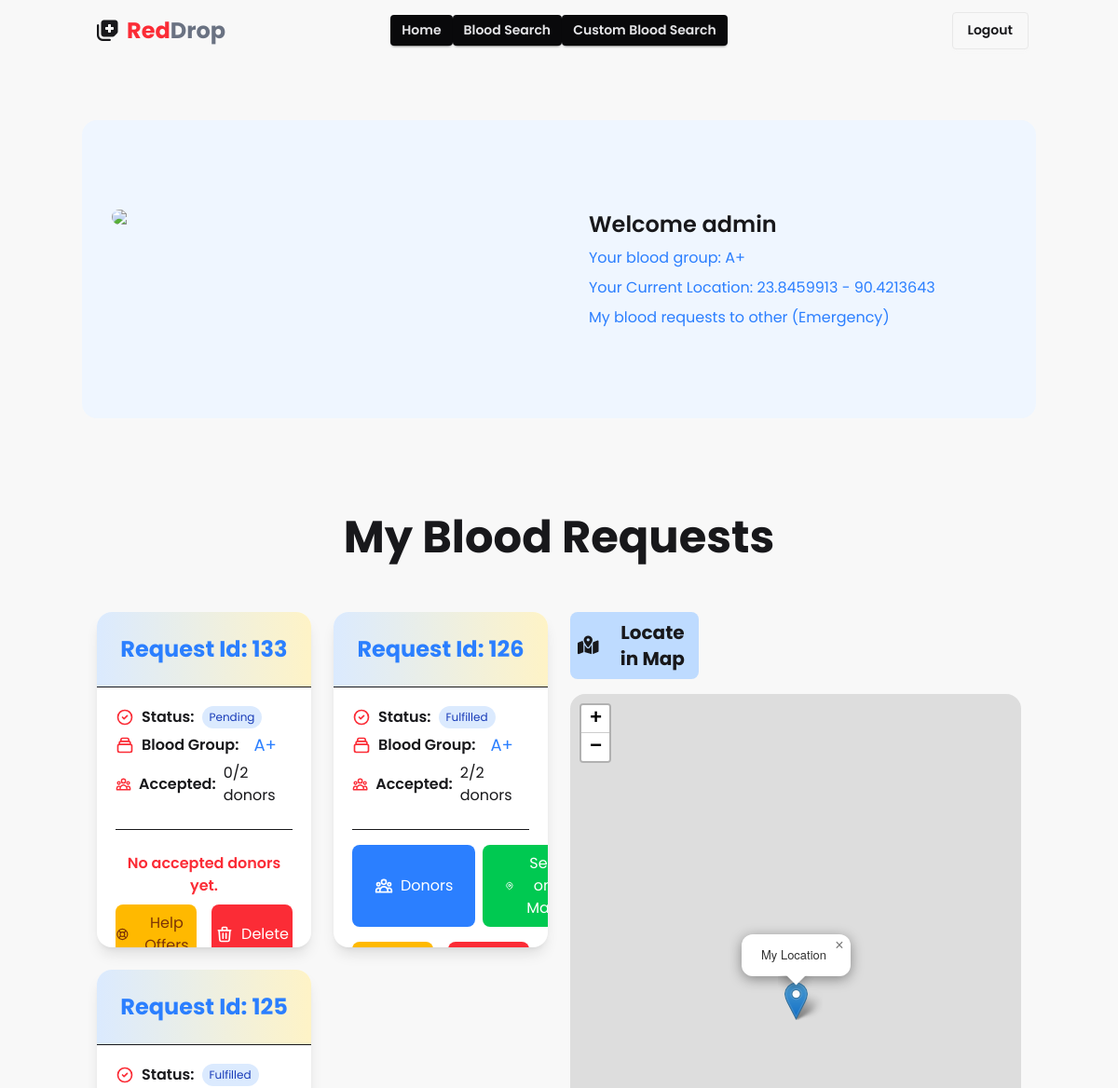
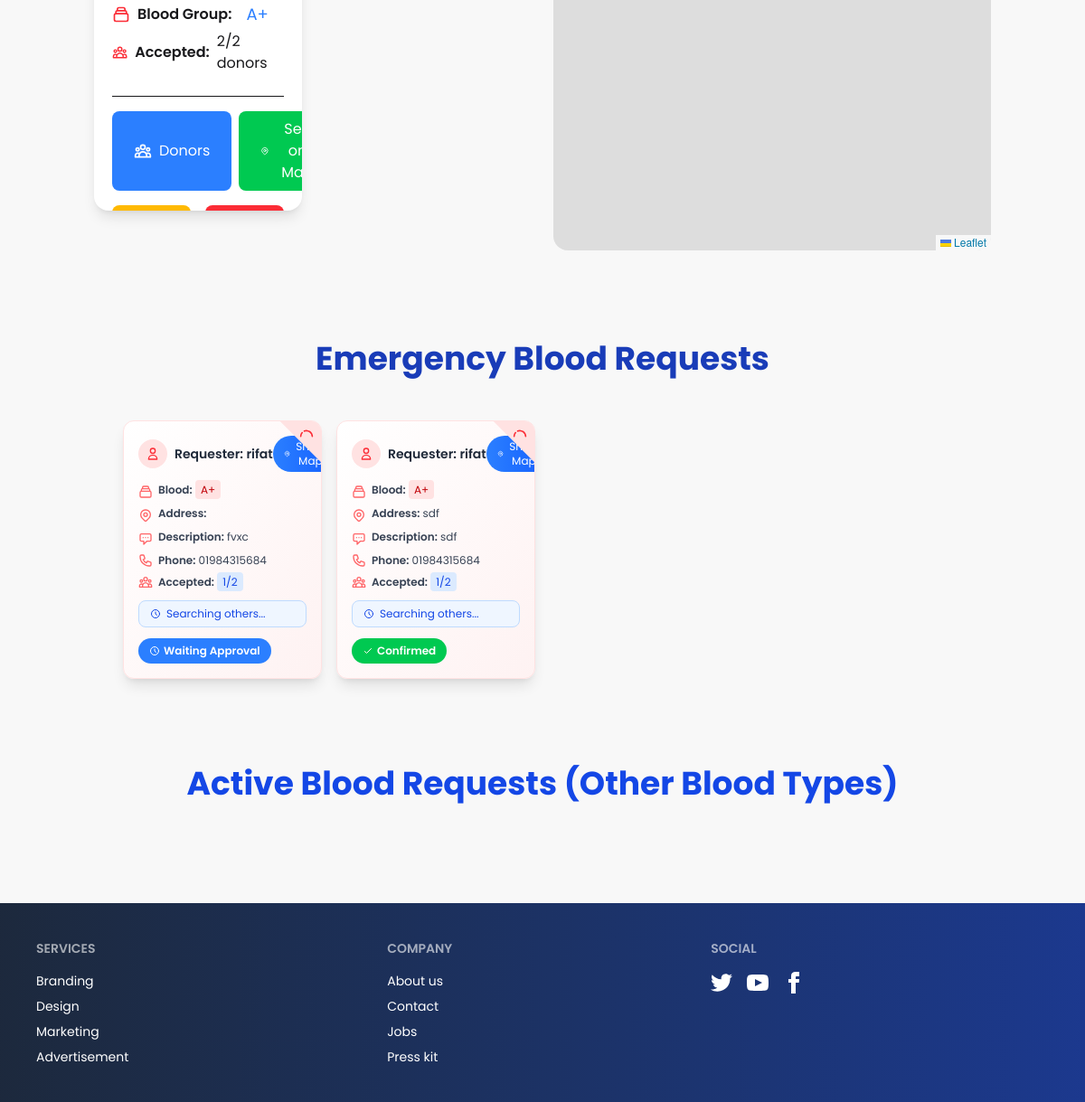
The page /dashboard/ (signed in) on the database its author committed (2 pictures, top to bottom).
### donors/models.py (models this page shows, shortened)
class DonorProfile(models.Model):
    user = models.OneToOneField(User, on_delete=models.CASCADE)
    blood_group = models.CharField(max_length=3, choices=BLOOD_GROUPS)
    phone = models.CharField(max_length=15)
    detailedAddress = models.TextField(null=True , blank=True)
    latitude = models.FloatField(null=True, blank=True)
    longitude = models.FloatField(null=True, blank=True)
    def __str__(self):
        return f"{self.user.username} - {self.blood_group}"

class BloodRequest(models.Model):
    blood_group = models.CharField(max_length=3, choices=BLOOD_GROUPS, blank=True, null=True)
    requester = models.ForeignKey(User, on_delete=models.CASCADE, related_name="requests_sent")
    donors = models.ManyToManyField(User, related_name="requests_received")
    accepted_donors = models.ManyToManyField(User, related_name="accepted_requests", blank=True)
    accepted_count = models.IntegerField(default=0)  # Track accepted donors
    request_ignored_by_donors = models.ManyToManyField(User, related_name="ignored_donors", blank=True)
    rejected_donors_by_requester = models.ManyToManyField(User, related_name="rejected_donor_request", blank=True)
    final_donors = models.ManyToManyField(User, related_name="final_donors", blank=True)
    status = models.CharField(max_length=10, null=True, blank=True)
    created_at = models.DateTimeField(auto_now_add=True, null=True, blank=True)
    total_accepted = models.IntegerField(null=True, blank=True, default=0)
    detail_address = models.CharField(max_length=100, null=True, blank=True)
    description = models.TextField(null=True, blank=True)

### donors/views.py (the view)
# urls.py: path("dashboard/", views.dashboard, name="dashboard"),
def dashboard(request):
    if not request.user.is_authenticated:
        return redirect('login')
    my_requests_for_blood = BloodRequest.objects.filter(requester=request.user).order_by("-created_at")
    active_requests_myGroup = BloodRequest.objects.filter(blood_group=request.user.donorprofile.blood_group, donors__in=[request.user]).exclude(requester=request.user).order_by("-created_at")
    active_requests_otherGroup = BloodRequest.objects.filter(status="Pending").exclude(Q(requester=request.user) | Q(blood_group=request.user.donorprofile.blood_group)).order_by("-created_at")
    requester_id =  request.user.id
    requester = get_object_or_404(DonorProfile, user_id=requester_id)
    print(requester)
    help_post = HelpRequester.objects.filter(requester = requester).order_by("-created_at")
    if help_post:
        for post in help_post:
            print(post.id)
    else:
        print("No help post found")
    context = {
        "my_requests_for_blood": my_requests_for_blood,
        "active_requests_myGroup": active_requests_myGroup,
        "active_requests_otherGroup": active_requests_otherGroup,
        "help_post": help_post,
    }
    return render(request, "dashboard.html", context)

### donors/templates/dashboard.html (shortened to what this page needs)
{% extends 'base.html' %}
{% block content %}
<link rel="stylesheet" href="https://unpkg.com/leaflet@1.9.4/dist/leaflet.css"
 />
 <link rel="stylesheet" href="https://unpkg.com/leaflet-routing-machine@latest/dist/leaflet-routing-machine.css" />
<section class="mt-16 mb-20">
    <div class="container mx-auto py-16 bg-blue-50 rounded-2xl">
      <div class="grid grid-cols-2 w-full">
        <div class="p-8">
          <img
            src="https://i.ibb.co/21fYtttY/donor2.png"
            class="w-3/4 rounded-lg"
          />
        </div>
        <div class="p-8 space-y-2">
          <h2 class="text-2xl font-semibold">Welcome {{ user.username }}</h2>
          <p class="text-blue-500">
            Your blood group: {{ user.donorprofile.blood_group }}
          </p>
          <p class="text-blue-500">
            Your Current Location: {{ user.donorprofile.latitude }} -
            {{user.donorprofile.longitude}}
          </p>
          <h2 class="text-blue-500">My blood requests to other (Emergency)</h2>
        </div>
      </div>
    </div>
  </section>
<h2 class="text-5xl font-bold text-center py-6">My Blood Requests</h2>
<section class="container mx-auto py-8 px-4 flex gap-6 " >
    <div class="grid grid-cols-1 md:grid-cols-2 lg:grid-cols-2 w-[50%] gap-6">
        {% if my_requests_for_blood %}
      {% for request in my_requests_for_blood %}
      <div class="bg-white rounded-2xl h-90 shadow-lg overflow-hidden hover:shadow-xl transition-shadow duration-300  ">
        <div class="bg-gradient-to-r from-blue-100 to-amber-100  p-4 border-b">
          <h3 class="text-2xl py-2 font-bold text-white-700 text-center text-blue-500">Request Id: {{ request.id }}</h3>
        </div>
        <div class="p-5 ">
          <div class=" ">
            <div class="flex items-center">
              <svg xmlns="http://www.w3.org/2000/svg" class="h-5 w-5 text-red-500 mr-2" fill="none" viewBox="0 0 24 24" stroke="currentColor">
                <path stroke-linecap="round" stroke-linejoin="round" stroke-width="2" d="M9 12l2 2 4-4m6 2a9 9 0 11-18 0 9 9 0 0118 0z" />
              </svg>
              <span class="font-semibold">Status:</span>
              <span class="ml-2 px-2 py-1 text-xs rounded-full
                {% if request.status == 'Urgent' %}bg-red-100 text-red-800
                {% elif request.status == 'Completed' %}bg-green-100 text-green-800
                {% else %}bg-blue-100 text-blue-800{% endif %}">
                {{ request.status }}
              </span>
            </div>
            <div class="flex items-center">
              <span class="font-semibold">Blood Group:</span>
              <span class="ml-4 text-lg  py-1 rounded text-blue-500">{{ request.blood_group }}</span>
            </div>
            <div class="flex items-center">
              <span class="font-semibold">Accepted:</span>
              <span class="ml-2">{{ request.accepted_count }}/2 donors</span>
            </div>
          </div>
          <div class="mt-6 pt-4 border-t">
            {% if request.accepted_donors.all %}
            <div class="flex justify-between gap-2 mb-4 ">
              <button onclick="document.getElementById('modal_{{ request.id }}').showModal()"
                class="flex  items-center  px-6  bg-blue-500 text-white rounded-lg hover:bg-white hover:text-blue-500 hover:border transition-colors">
                Donors
              </button>
              {% if request.final_donors.all %}
              <button onclick="showRequestOnMap({{ request.id }})"
                class="flex items-center px-6 py-2 bg-green-500 text-white rounded-lg hover:bg-green-600 transition-colors">
                See on Map
              </button>
              {% endif %}
            </div>
            {% else %}
            <p class="text-red-500  text-center mx-auto text-md font-semibold py-2 ">No accepted donors yet.</p>
            {% endif %}
           <div class="flex justify-between gap-4">
             <button onclick="document.getElementById('help_modal_{{ request.id }}').showModal()"
             class="w-full flex items-center justify-center py-2 bg-amber-400 text-amber-900 rounded-lg hover:bg-amber-500 transition-colors ">
             Help Offers
           </button>
           <a href="{% url 'delete_blood_request' request.id %}"
             class="w-full flex items-center justify-center   bg-red-500 text-white rounded-lg hover:bg-red-600 transition-colors">
             <svg xmlns="http://www.w3.org/2000/svg" class=" w-5 mr-2" fill="none" viewBox="0 0 24 24" stroke="currentColor">
               <path stroke-linecap="round" stroke-linejoin="round" stroke-width="2" d="M19 7l-.867 12.142A2 2 0 0116.138 21H7.862a2 2 0 01-1.995-1.858L5 7m5 4v6m4-6v6m1-10V4a1 1 0 00-1-1h-4a1 1 0 00-1 1v3M4 7h16" />
             </svg>
             Delete
           </a>
           </div>
          </div>
        </div>
      </div>
      {% endfor %}
      {%endif%}
    </div>
     {% if my_requests_for_blood %}
<div class="w-[50%] max-h-[400px]   mx-auto rounded-xl"s>
    <h2 class="text-xl font-bold mb-4 bg-blue-200 p-2 w-2/7 text-center flex items-center gap-4  rounded-lg"><span><i class="fa-solid fa-map-location-dot"></i></span>Locate in Map</h2>
    <div class="max-h-[700px]"  id="map"></div>
</div>
{%endif%}
  </section>
  <h2 class="text-4xl font-bold  text-center py-8 text-blue-800 mt-20">Emergency Blood Requests</h2>
<section class="grid gap-4 grid-cols-4   p-4 " style="width: 80%; margin: auto;">
    {% if active_requests_myGroup %}
        {% for request in active_requests_myGroup %}
            {% if user not in request.request_ignored_by_donors.all %}
                <div class="rounded-xl shadow-lg bg-gradient-to-br from-white to-red-50 border border-red-100 hover:shadow-xl hover:-translate-y-1 transition-all duration-300 p-4 flex flex-col relative overflow-hidden">
                    <div class="absolute top-0 right-0 w-16 h-16 overflow-hidden">
                        <div class="absolute -right-8 -top-8 w-16 h-16 bg-red-100 transform rotate-45"></div>
                    </div>
                    <div class="flex justify-between items-center mb-3">
                        <div class="flex items-center">
                            <div class="w-8 h-8 rounded-full bg-red-100 flex items-center justify-center mr-2">
                                <svg class="w-4 h-4 text-red-500" fill="none" stroke="currentColor" viewBox="0 0 24 24" xmlns="http://www.w3.org/2000/svg">
                                    <path stroke-linecap="round" stroke-linejoin="round" stroke-width="2" d="M16 7a4 4 0 11-8 0 4 4 0 018 0zM12 14a7 7 0 00-7 7h14a7 7 0 00-7-7z"></path>
                                </svg>
                            </div>
                            <h3 class="text-sm font-semibold text-gray-800 truncate">Requester: {{ request.requester.username }}</h3>
                        </div>
                        <button
                            class="flex items-center bg-gradient-to-r from-blue-500 to-blue-600 text-white text-xs px-3 py-1 rounded-full hover:shadow-md transition-all"
                            onclick="showReceiverOnMap({{ request.id }}, 'myGroup')"
                        >
                            Show Map
                        </button>
                    </div>
                    <div class="text-xs text-gray-700 space-y-2 mb-3">
                        <div class="flex items-start">
                            <p><span class="font-semibold">Blood:</span> <span class="bg-red-100 text-red-700 px-1.5 py-0.5 rounded">{{ request.blood_group }}</span></p>
                        </div>
                        <div class="flex items-start">
                            <p><span class="font-semibold">Address:</span> {{ request.detail_address }}</p>
                        </div>
                        <div class="flex items-start">
                            <p><span class="font-semibold">Description:</span> {{ request.description }}</p>
                        </div>
                        <div class="flex items-center">
                            <p><span class="font-semibold">Phone:</span> {{ request.requester.donorprofile.phone }}</p>
                        </div>
                        <div class="flex items-center">
                            <p><span class="font-semibold">Accepted:</span> <span class="bg-blue-100 text-blue-700 px-1.5 py-0.5 rounded">{{ request.accepted_count }}/2</span></p>
                        </div>
                    </div>
                    <div class="mb-3 text-xs">
                        {% if request.accepted_count == 0 %}
                            <div class="flex items-center bg-yellow-50 text-yellow-700 px-3 py-1.5 rounded-lg border border-yellow-200">
                                <svg class="w-3 h-3 mr-1.5" fill="none" stroke="currentColor" viewBox="0 0 24 24" xmlns="http://www.w3.org/2000/svg">
                                    <path stroke-linecap="round" stroke-linejoin="round" stroke-width="2" d="M12 9v2m0 4h.01m-6.938 4h13.856c1.54 0 2.502-1.667 1.732-3L13.732 4c-.77-1.333-2.694-1.333-3.464 0L3.34 16c-.77 1.333.192 3 1.732 3z"></path>
                                </svg>
                                <strong>Status: <span class="ml-2">&nbsp</span></strong> {{ request.status }}
                            </div>
                        {% else %}
                            <div class="flex items-center bg-blue-50 text-blue-700 px-3 py-1.5 rounded-lg border border-blue-200">
                                <svg class="w-3 h-3 mr-1.5 animate-pulse" fill="none" stroke="currentColor" viewBox="0 0 24 24" xmlns="http://www.w3.org/2000/svg">
                                    <path stroke-linecap="round" stroke-linejoin="round" stroke-width="2" d="M12 8v4l3 3m6-3a9 9 0 11-18 0 9 9 0 0118 0z"></path>
                                </svg>
                                Searching others...
                            </div>
                        {% endif %}
                    </div>
                    <div class="flex flex-wrap gap-2 mt-auto">
                        {% if user in request.final_donors.all %}
                            <span class="flex items-center bg-green-500 text-white px-3 py-1.5 rounded-full text-xs font-semibold">
                                <svg class="w-3 h-3 mr-1" fill="none" stroke="currentColor" viewBox="0 0 24 24" xmlns="http://www.w3.org/2000/svg">
                                    <path stroke-linecap="round" stroke-linejoin="round" stroke-width="2" d="M5 13l4 4L19 7"></path>
                                </svg>
                                Confirmed
                            </span>
                        {% elif user in request.accepted_donors.all %}
                            {% if user in request.rejected_donors_by_requester.all %}
                                <span class="flex items-center bg-red-500 text-white px-3 py-1.5 rounded-full text-xs font-semibold">
                                    <svg class="w-3 h-3 mr-1" fill="none" stroke="currentColor" viewBox="0 0 24 24" xmlns="http://www.w3.org/2000/svg">
                                        <path stroke-linecap="round" stroke-linejoin="round" stroke-width="2" d="M6 18L18 6M6 6l12 12"></path>
                                    </svg>
                                    Rejected
                                </span>
                                <a href="{% url 'ignore_blood_request' request.id %}" class="flex items-center bg-red-600 hover:bg-red-700 text-white px-3 py-1.5 rounded-full text-xs font-semibold transition-colors">
                                    Delete
                                </a>
                            {% else %}
                                <span class="flex items-center bg-blue-500 text-white px-3 py-1.5 rounded-full text-xs font-semibold animate-pulse">
                                    <svg class="w-3 h-3 mr-1" fill="none" stroke="currentColor" viewBox="0 0 24 24" xmlns="http://www.w3.org/2000/svg">
                                        <path stroke-linecap="round" stroke-linejoin="round" stroke-width="2" d="M12 8v4l3 3m6-3a9 9 0 11-18 0 9 9 0 0118 0z"></path>
                                    </svg>
                                    Waiting Approval
                                </span>
                            {% endif %}
                        {% endif %}
                    </div>
                </div>
            {% endif %}
        {% endfor %}
    {% else %}
        <p class="text-center text-gray-500 mt-8 text-sm">No active blood requests to you.</p>
    {% endif %}
    </section>
<section class="container px-4 mx-auto  py-20">
    <h2 class="mb-8 text-3xl font-bold text-center text-blue-700 md:text-4xl">Active Blood Requests (Other Blood Types)</h2>
</section>
{% endblock %}

### templates/base.html (style rules this page uses)
.rounded { width: 20px; }
.poppins { font-family: "Poppins", sans-serif; }

### donors/templates/dashboard.html (style rules this page uses)
#map { width: 100%; height: 100vh; border-radius: 1rem; }

### rows shown on the page
BloodRequest: id "133", status "Pending", blood_group "A+", accepted_count "0", shows "No accepted donors yet."
BloodRequest: id "126", status "Fulfilled", blood_group "A+", accepted_count "2"
BloodRequest: id "125", status "Fulfilled", blood_group "A+", accepted_count "2"
BloodRequest: requester.username "rifat", blood_group "A+", description "fvxc", requester.donorprofile.phone "01984315684", accepted_count "1", shows "Searching others...", shows "Waiting Approval"
BloodRequest: requester.username "rifat", blood_group "A+", detail_address "sdf", description "sdf", requester.donorprofile.phone "01984315684", accepted_count "1", shows "Searching others...", shows "Confirmed"

### other values the page prints
{{ user.username }} "admin"
{{ user.donorprofile.blood_group }} "A+"
{{ user.donorprofile.latitude }} "23.8459913"
{{ user.donorprofile.longitude }} "90.4213643"
